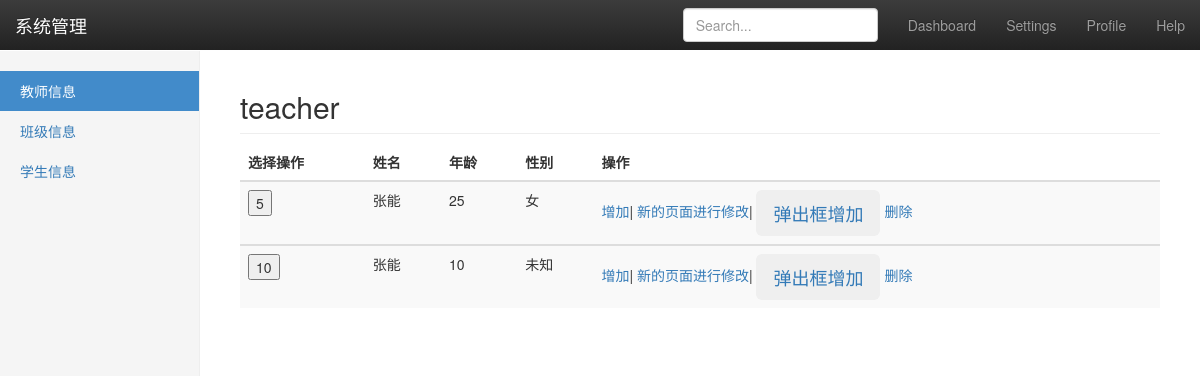
/teacher/, run on an earlier commit of the app's database.
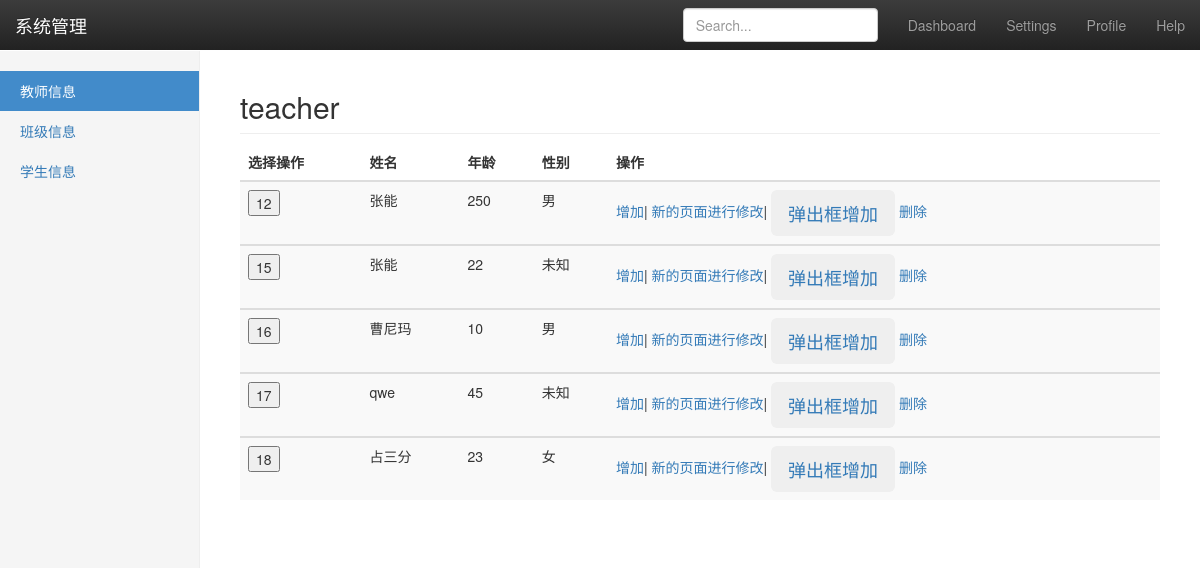
And on a later commit of the database.
### review/models.py (models this page shows, shortened)
class Teacher(models.Model):
    Teacher_name = models.CharField(max_length=20, verbose_name="教师名称")
    choise = (
        (0, "男"),
        (1, "女"),
        (2, "未知"),
    )
    sex = models.IntegerField(verbose_name="性别", choices=choise, default=2)
    age = models.IntegerField(verbose_name="年龄", default=None)
    class Meta:
        verbose_name = '教师'
        verbose_name_plural = "教师表"

### review/views.py (the view, shortened to what this page needs)
# urls.py: url(r'^teacher/$', views.teacher, name='teacher'),
def teacher(request):
    if request.method == "GET":
        allteacher = models.Teacher.objects.all()[0:10]
        return render(request, 'teacher.html', {'allteacher': allteacher})

### templates/teacher.html (shortened to what this page needs)
{% extends "base.html" %}
{% block table_inline %}
                <table class="table table-striped">
                    <thead>
                    <tr>
                        <th>选择操作</th>
                        <th>姓名</th>
                        <th>年龄</th>
                        <th>性别</th>
                        <th>操作</th>
                    </tr>
                    </thead>
                    <tbody>
                    {% for foo in allteacher %}
                        <tr>
                            <td><button>{{ foo.id }}</button></td>
                            <td>{{ foo.Teacher_name }}</td>
                            <td>{{ foo.age }}</td>
                            <td>{{ foo.get_sex_display }}</td>
                            <td>
                                <a  style="cursor: pointer;" select="add" name="{{ foo.id }}">增加</a>|
                                <a  href="{% url 'teacher_change' %}?nid={{ foo.id }}" style="cursor: pointer;" select="add" name="{{ foo.id }}">新的页面进行修改</a>|
                                <button class="btn  btn-lg" data-toggle="modal" data-target="#myModal">
                                <a style="cursor: pointer;" select="change" name="{{ foo.id }}">弹出框增加</a>
                                    </button>
                                <a style="cursor: pointer;" select="del" name="{{ foo.id }}">删除</a>
                            </td>
                        </tr>
                    </tbody>
                    {% endfor %}
                </table>
{% endblock %}

### templates/base.html (shortened to what this page needs)
<!DOCTYPE html>
<html lang="zh-CN">
<head>
    <link href="/static/css/bootstrap.css" rel="stylesheet">
    <link href="/static/css/bootstrap-theme.css" rel="stylesheet">
    <link href="/static/css/dashboard.css" rel="stylesheet">
</head>
<body>
<nav class="navbar navbar-inverse navbar-fixed-top">
    <div class="container-fluid">
        <div class="navbar-header">
            <a class="navbar-brand" href="https://v3.bootcss.com/examples/dashboard/#">系统管理</a>
        </div>
        <div id="navbar" class="navbar-collapse collapse">
            <ul class="nav navbar-nav navbar-right">
                <li><a href="https://v3.bootcss.com/examples/dashboard/#">Dashboard</a></li>
                <li><a href="https://v3.bootcss.com/examples/dashboard/#">Settings</a></li>
                <li><a href="https://v3.bootcss.com/examples/dashboard/#">Profile</a></li>
                <li><a href="https://v3.bootcss.com/examples/dashboard/#">Help</a></li>
            </ul>
            <form class="navbar-form navbar-right">
                <input type="text" class="form-control" placeholder="Search...">
            </form>
        </div>
    </div>
</nav>
<div class="container-fluid">
    <div class="row">
        <div class="col-sm-3 col-md-2 sidebar">
            <ul class="nav nav-sidebar">
                <li class="active">
                    <a href="{% url 'teacher' %}">教师信息 <span class="sr-only">(current)</span></a>
                </li>
                <li><a href="{% url 'allclass' %}">班级信息</a></li>
                <li><a href="{% url 'student' %}">学生信息</a></li>
            </ul>
        </div>
        <div class="col-sm-9 col-sm-offset-3 col-md-10 col-md-offset-2 main">
            <h2 class="sub-header">teacher</h2>
            <div class="table-responsive">
      {% block table_inline %}
                {% endblock %}
            </div>
        </div>
    </div>
</div>
</body>
</html>

### static/css/dashboard.css (style rules this page uses)
body { padding-top: 50px; }
.sub-header { padding-bottom: 10px; border-bottom: 1px solid #eee; }
.navbar-fixed-top { border: 0; }
.sidebar { display: none; }
@media (min-width: 768px) { .sidebar { position: fixed; top: 51px; bottom: 0; left: 0; z-index: 1000; display: block; padding: 20px; overflow-x: hidden; overflow-y: auto; background-color: #f5f5f5; border-right: 1px solid #eee; } }
.nav-sidebar { margin-right: -21px; margin-bottom: 20px; margin-left: -20px; }
.nav-sidebar > li > a { padding-right: 20px; padding-left: 20px; }
.nav-sidebar > .active > a, .nav-sidebar > .active > a:hover, .nav-sidebar > .active > a:focus { color: #fff; background-color: #428bca; }
.main { padding: 20px; }
@media (min-width: 768px) { .main { padding-right: 40px; padding-left: 40px; } }

What changed in the data, as far as the page shows it:
removed Teacher: id "5", Teacher_name "张能", age "25", sex "女"
removed Teacher: id "10", Teacher_name "张能", age "10", sex "未知"
added Teacher: id "12", Teacher_name "张能", age "250", sex "男"
added Teacher: id "15", Teacher_name "张能", age "22", sex "未知"
added Teacher: id "16", Teacher_name "曹尼玛", age "10", sex "男"
added Teacher: id "17", Teacher_name "qwe", age "45", sex "未知"
added Teacher: id "18", Teacher_name "占三分", age "23", sex "女"
